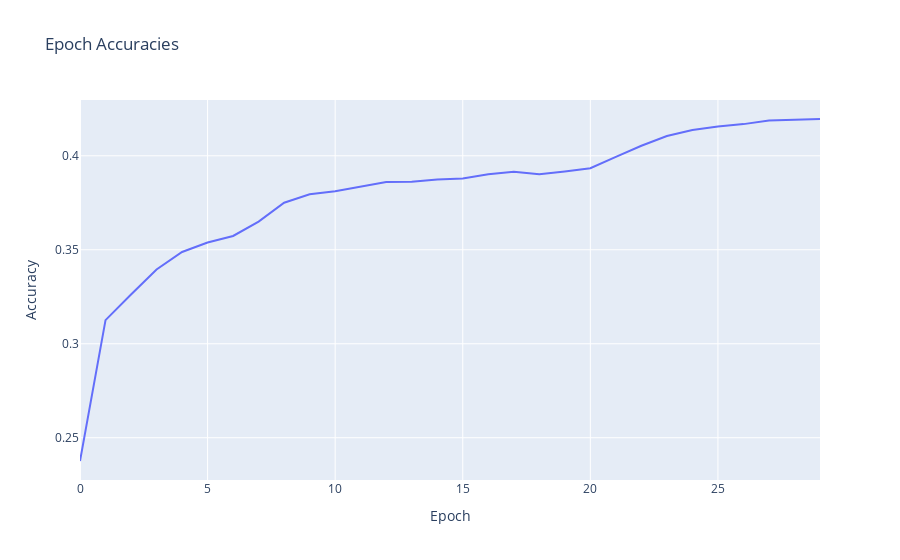

The code cell stored with this chart in its notebook:
### Code cell
fig = go.Figure()
x = list(range(len(epoch_acc)))  
fig.add_trace(go.Scatter(x=x,y=epoch_acc, mode='lines', name='Epoch Accuracies'))
fig.update_layout(
    title=f'Epoch Accuracies',
    xaxis_title='Epoch',
    yaxis_title='Accuracy',
    legend_title='Legend'
)
fig.show()

### Figure 1 — Plotly figure (JSON) as saved in the notebook; plotly's stock layout.template omitted (floating-point values rounded to 4 significant figures)
{"data": [{"mode": "lines", "name": "Epoch Accuracies", "type": "scatter", "x": [0, 1, 2, 3, 4, 5, 6, 7, 8, 9, 10, 11, 12, 13, 14, 15, 16, 17, 18, 19, 20, 21, 22, 23, 24, 25, 26, 27, 28, 29], "y": [0.2376, 0.3126, 0.3262, 0.3395, 0.3488, 0.3538, 0.3573, 0.365, 0.375, 0.3795, 0.3811, 0.3834, 0.386, 0.3862, 0.3873, 0.3879, 0.3902, 0.3915, 0.3902, 0.3917, 0.3934, 0.3994, 0.4054, 0.4105, 0.4137, 0.4156, 0.4169, 0.4187, 0.4191, 0.4196]}], "layout": {"legend": {"title": {"text": "Legend"}}, "title": {"text": "Epoch Accuracies"}, "xaxis": {"title": {"text": "Epoch"}}, "yaxis": {"title": {"text": "Accuracy"}}}}
